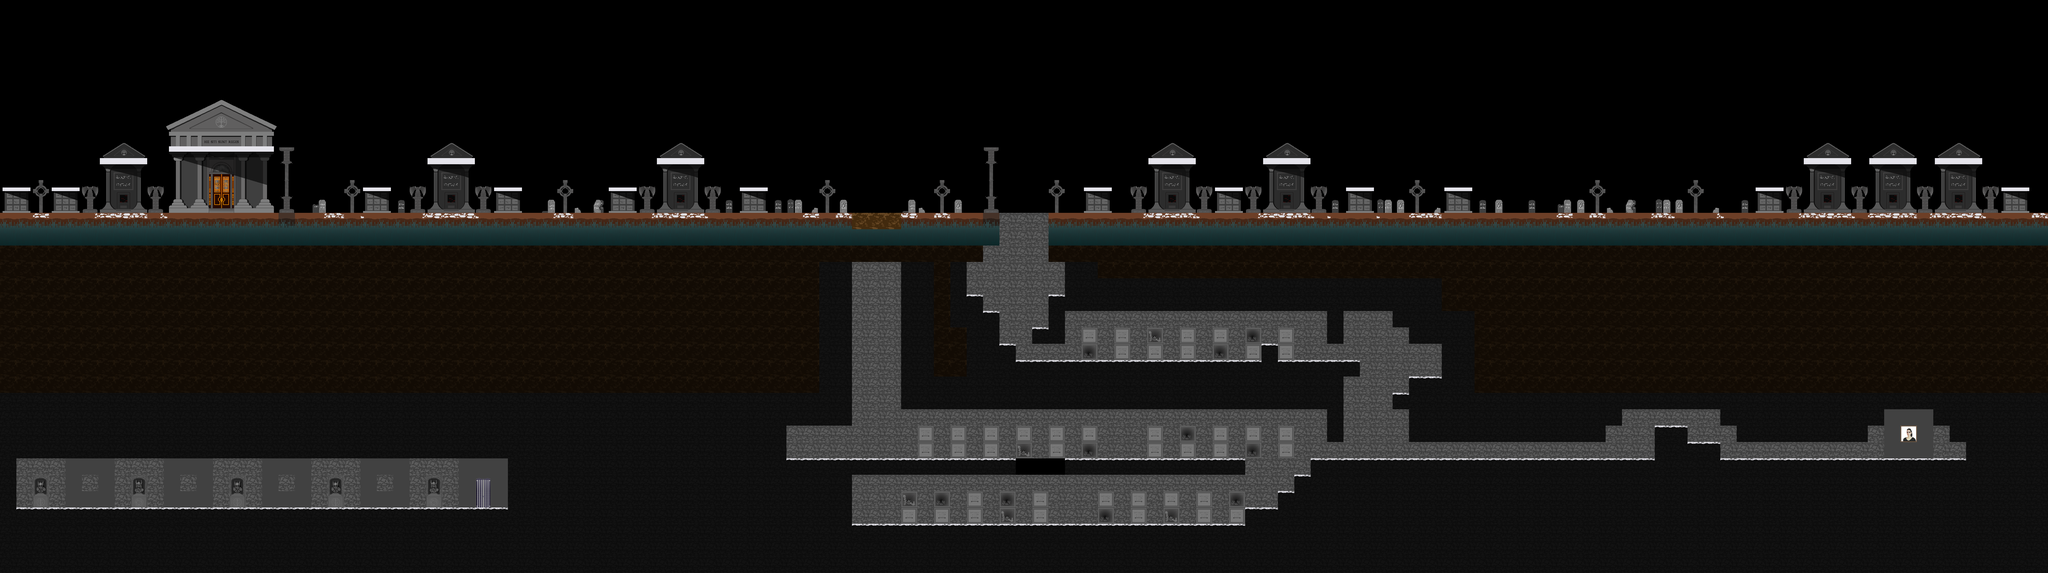

This is a level from a 2D game, rendered from its Tiled map with the project's own tilesets. A one-line summary and the map file follow, with tile-layer data summarised:
An orthogonal 125x35 tile map with 64x64 px tiles, 2 tile layers (derriere, solides) and 120 objects (escalier, checkPoint4, checkPoint3, checkPoint1, checkPoint2, ...).

<map version="1.4" tiledversion="1.4.3" orientation="orthogonal" renderorder="right-down" width="125" height="35" tilewidth="64" tileheight="64" infinite="0" nextlayerid="40" nextobjectid="212">
 <editorsettings>
  <export format="json" />
 </editorsettings>
 <tileset firstgid="1" name="tableauTiledTilesetCimetiere3" tilewidth="64" tileheight="64" tilecount="168" columns="21">
  <image source="tableauTiledTilesetCimetiere3.png" width="1344" height="512" />
 </tileset>
 <layer id="2" name="derriere" width="125" height="35">
  <data>[4375 cells, 2244 non-empty, 94 distinct tile ids]</data>
 </layer>
 <layer id="1" name="solides" width="125" height="35">
  <properties>
   <property name="collides" type="bool" value="false" />
  </properties>
  <data>[4375 cells, 887 non-empty, 13 distinct tile ids]</data>
 </layer>
 <objectgroup id="39" name="bloquerFly">
  <object id="191" gid="48" x="2304" y="576" width="64" height="64" />
  <object id="192" gid="48" x="2944" y="576" width="64" height="64" />
  <object id="193" gid="48" x="4224" y="576" width="64" height="64" />
  <object id="196" gid="48" x="5312" y="576" width="64" height="64" />
  <object id="197" gid="48" x="5184" y="704" width="64" height="64" />
  <object id="198" gid="48" x="5760" y="704" width="64" height="64" />
 </objectgroup>
 <objectgroup id="17" name="escaliers">
  <object id="108" name="escalier" gid="69" x="1856" y="1984" width="64" height="64" />
 </objectgroup>
 <objectgroup id="4" name="stars">
  <object id="16" gid="70" x="576" y="1984" width="64" height="64" />
  <object id="19" gid="70" x="834" y="568" width="64" height="64" />
  <object id="22" gid="70" x="1439.5" y="823.5" width="64" height="64" />
  <object id="24" gid="70" x="2398.5" y="815" width="64" height="64" />
  <object id="27" gid="70" x="34" y="822" width="64" height="64" />
  <object id="28" gid="70" x="4766" y="822" width="64" height="64" />
  <object id="29" gid="70" x="5670" y="822" width="64" height="64" />
  <object id="30" gid="70" x="7842" y="726" width="64" height="64" />
  <object id="31" gid="70" x="1952" y="824" width="64" height="64" />
  <object id="32" gid="70" x="2912" y="818" width="64" height="64" />
  <object id="38" gid="70" x="4544" y="2048" width="64" height="64" />
  <object id="39" gid="70" x="4288" y="2048" width="64" height="64" />
  <object id="40" gid="70" x="3904" y="2048" width="64" height="64" />
  <object id="41" gid="70" x="3904" y="1792" width="64" height="64" />
  <object id="42" gid="70" x="4224" y="1792" width="64" height="64" />
  <object id="43" gid="70" x="5120" y="1792" width="64" height="64" />
  <object id="45" gid="70" x="4224" y="1408" width="64" height="64" />
  <object id="46" gid="70" x="4736" y="1408" width="64" height="64" />
  <object id="47" gid="70" x="3648" y="2048" width="64" height="64" />
  <object id="48" gid="70" x="3520" y="2048" width="64" height="64" />
  <object id="49" gid="70" x="4608" y="1792" width="64" height="64" />
  <object id="50" gid="70" x="4864" y="1984" width="64" height="64" />
  <object id="51" gid="70" x="4480" y="1408" width="64" height="64" />
  <object id="52" gid="70" x="4864" y="1408" width="64" height="64" />
  <object id="129" gid="70" x="4546" y="610" width="64" height="64" />
  <object id="130" gid="70" x="7360" y="610" width="64" height="64" />
 </objectgroup>
 <objectgroup id="37" name="etoffes">
  <object id="176" gid="71" x="1730" y="608" width="64" height="64" />
  <object id="178" gid="71" x="4996" y="606" width="64" height="64" />
  <object id="181" gid="71" x="960" y="1984" width="64" height="64" />
  <object id="182" gid="71" x="3072" y="1792" width="64" height="64" />
  <object id="183" gid="71" x="3392" y="832" width="64" height="64" />
  <object id="184" gid="71" x="4258" y="726" width="64" height="64" />
  <object id="187" gid="71" x="7844" y="822" width="64" height="64" />
  <object id="188" gid="71" x="7616" y="1792" width="64" height="64" />
  <object id="203" gid="71" x="4096" y="1152" width="64" height="64" />
 </objectgroup>
 <objectgroup id="5" name="checkPoints">
  <object id="102" name="checkPoint4" gid="96" x="6208" y="704" width="64" height="64" />
  <object id="103" name="checkPoint3" gid="96" x="4096" y="704" width="64" height="64" />
  <object id="104" name="checkPoint1" gid="96" x="898.667" y="570.667" width="64" height="64" />
  <object id="105" name="checkPoint2" gid="96" x="3200" y="1792" width="64" height="64" />
 </objectgroup>
 <objectgroup id="6" name="flyingMonsters">
  <object id="71" gid="12" x="2624" y="576" width="64" height="64" />
  <object id="72" gid="12" x="4544" y="576" width="64" height="64" />
  <object id="73" gid="12" x="4992" y="576" width="64" height="64" />
  <object id="74" gid="12" x="5504" y="704" width="64" height="64" />
 </objectgroup>
 <objectgroup id="7" name="zombies">
  <object id="64" gid="11" x="1728" y="832" width="64" height="64" />
  <object id="65" gid="11" x="2496" y="832" width="64" height="64" />
  <object id="66" gid="11" x="2752" y="832" width="64" height="64" />
  <object id="67" gid="11" x="4544" y="832" width="64" height="64" />
  <object id="68" gid="11" x="4764" y="824" width="64" height="64" />
  <object id="69" gid="11" x="4992" y="832" width="64" height="64" />
  <object id="70" gid="11" x="5824" y="832" width="64" height="64" />
  <object id="199" gid="11" x="5440" y="832" width="64" height="64" />
  <object id="201" gid="11" x="6016" y="768" width="64" height="64" rotation="90" />
 </objectgroup>
 <objectgroup id="20" name="bougies">
  <object id="115" name="bougie1" gid="49" x="128" y="768" width="64" height="64" />
  <object id="116" name="bougie2" gid="49" x="1345" y="768" width="64" height="64" />
  <object id="120" name="bougie6" gid="49" x="4096" y="768" width="64" height="64" />
 </objectgroup>
 <objectgroup id="32" name="bougies1">
  <object id="117" name="bougie3" gid="49" x="2176" y="768" width="64" height="64" />
  <object id="121" name="bougie7" gid="49" x="5504" y="768" width="64" height="64" />
 </objectgroup>
 <objectgroup id="33" name="bougies2">
  <object id="118" name="bougie4" gid="49" x="3200" y="768" width="64" height="64" />
  <object id="122" name="bougie8" gid="49" x="6208" y="768" width="64" height="64" />
 </objectgroup>
 <objectgroup id="34" name="bougies3">
  <object id="119" name="bougie5" gid="49" x="3648" y="768" width="64" height="64" />
  </objectgroup>
 <objectgroup id="8" name="torches">
  <!-- 52 objects omitted --></objectgroup>
 <objectgroup id="21" name="torches1">
  <!-- 47 objects omitted --></objectgroup>
 <objectgroup id="22" name="torches2">
  <!-- 42 objects omitted --></objectgroup>
 <objectgroup id="23" name="torches3">
  <!-- 39 objects omitted --></objectgroup>
 <objectgroup id="24" name="torches4">
  <!-- 37 objects omitted --></objectgroup>
 <objectgroup id="25" name="torches5">
  <!-- 36 objects omitted --></objectgroup>
 <objectgroup id="26" name="torches6">
  <!-- 35 objects omitted --></objectgroup>
 <objectgroup id="28" name="torches7">
  <!-- 34 objects omitted --></objectgroup>
 <objectgroup id="29" name="torches8">
  <!-- 33 objects omitted --></objectgroup>
 <objectgroup id="9" name="aurore" />
 <objectgroup id="16" name="rocheQuiRoule">
  <!-- 32 objects omitted --></objectgroup>
 <objectgroup id="38" name="rocheQuiRoule2">
  <!-- 31 objects omitted --></objectgroup>
 <objectgroup id="10" name="vase">
  <!-- 30 objects omitted --></objectgroup>
 <objectgroup id="18" name="solFragilePierre">
  <!-- 18 objects omitted --></objectgroup>
 <objectgroup id="15" name="solFragile">
  <!-- 15 objects omitted --></objectgroup>
 <objectgroup id="11" name="bossSpectre">
  <!-- 12 objects omitted --></objectgroup>
 <objectgroup id="12" name="sacdos" />
 <objectgroup id="13" name="spectres" />
 <objectgroup id="14" name="squelettes">
  <!-- 11 objects omitted --></objectgroup>
</map>
<!-- 53 of 120 objects omitted -->